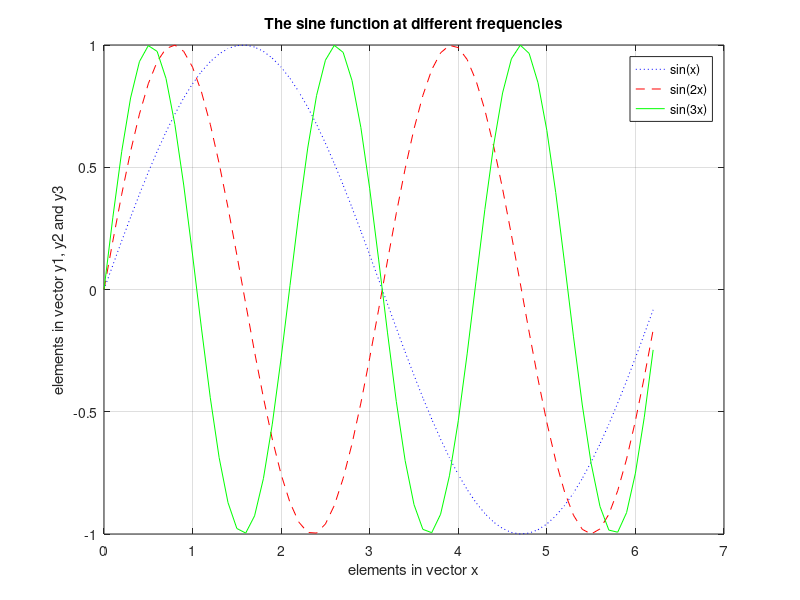

Source code (MATLAB):
% -----------------------------------------------------
% plotting_sinecurves1.m
% -----------------------------------------------------
% Write a program that computes and plots the functions 
% sin(x), sin(2x) and sin(3x) from 0 to 2pi. 
% -----------------------------------------------------
% Notes: Use the 'hold on' command to plot multiple graphs. 
% -----------------------------------------------------
% Priya Thamburaj Goeser
% Original: January 10th 2011
% Modified: March 5th 2012
% Copyright (c) 2012 Priya Thamburaj Goeser. 
% All Rights Reserved.
%------------------------------------------------------

% Clear all variables and clear the command window
clear all 
clc

% Close all open figure windows
close all

% define x
x=[0:0.1:2*pi];

% compute y1, y2 and y3
y1=sin(x);
y2=sin(2*x);
y3=sin(3*x);

% open a figure window and plot the trig functions
figure
plot(x,y1,'b:');
hold on
plot(x,y2,'r--');
hold on
plot(x,y3,'g-');
legend('sin(x)','sin(2x)','sin(3x)');
xlabel('elements in vector x');
ylabel('elements in vector y1, y2 and y3');
title('The sine function at different frequencies');
grid on
